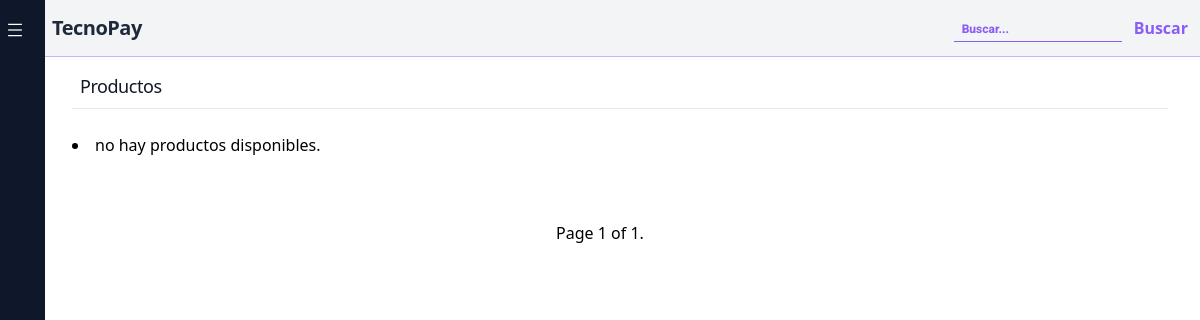
/inicio/, run on an earlier commit of the app's database.
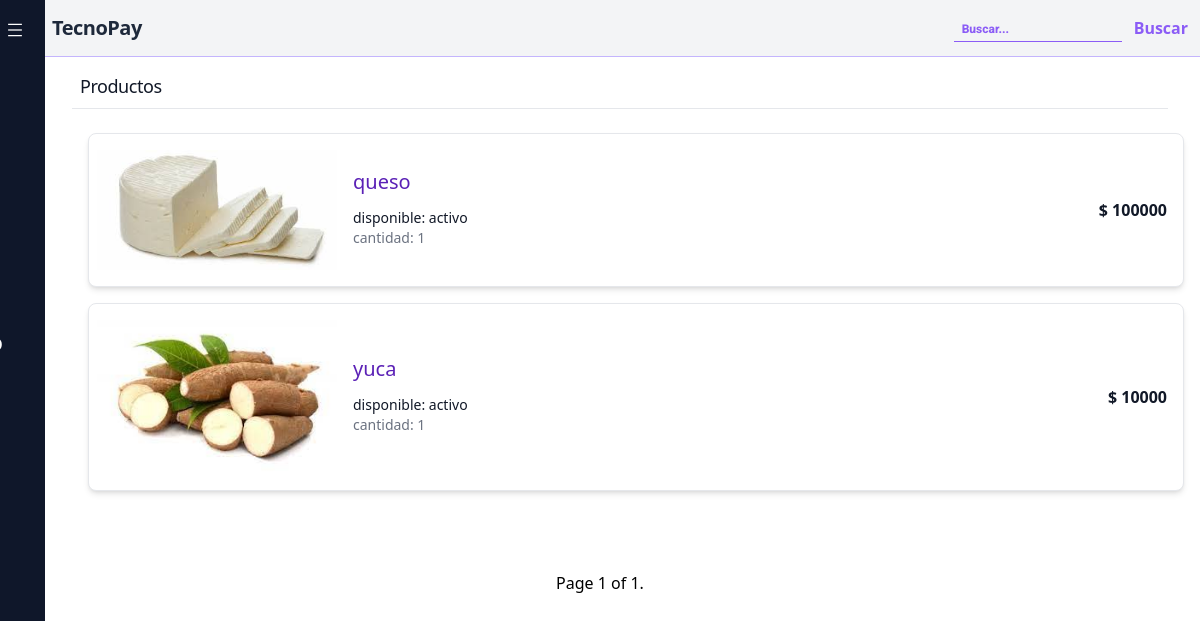
And on a later commit of the database.
### products/models.py (models this page shows, shortened)
class InheritedData(models.Model):
    modified = models.DateTimeField(auto_now=True)
    created = models.DateTimeField(auto_now_add=True)
    class Meta:
        abstract = True

class Products(InheritedData):
    name=models.CharField(max_length=100)
    description=models.TextField()
    img=models.ImageField(null=True,blank=True)
    price=models.PositiveIntegerField()
    quantity=models.PositiveIntegerField(default=1)
    active=models.BooleanField(default=True)
    categorys=models.ManyToManyField(Category)

### products/views.py (the view)
# urls.py: path('inicio/',ProductsView.as_view(),name='products'),
class ProductsView(View):
    def get(self, request, *args, **kwargs):
        search = request.GET.get('search',None)
        if search != None:
            producs_list = Products.objects.filter(name__contains=search)
        else:
            producs_list = Products.objects.all()
        paginator_list = Paginator(producs_list, 15) # Show 15 products per page.
        page_number = request.GET.get('page')
        products_page = paginator_list.get_page(page_number)
        return  render(request, 'products/productslist.html', {'products_page':products_page})

### templates/products/productslist.html (shortened to what this page needs)
{% extends "base/base.html" %}
{% load static %}
{% block content%}
<div class="box ml-10">
    <div class="bg-white ">
        <div class="max-w-2xl mx-auto py-16 px-4  sm:px-6 lg:max-w-7xl lg:px-8">
          <h2 class="text-lg font-medium tracking-tight text-gray-900 p-2 ">Productos</h2>
          <hr>
          <div class="mt-6">
            {% for products in products_page %}
            <div class=" bg-white rounded-lg border shadow-md m-4 dark:bg-gray-800 dark:border-gray-700 w-full">
             <div class="flow-root">
               <a href="{% url 'detail_products' products.id %}">
                  <ul role="list" class="divide-y divide-gray-200 dark:divide-gray-700">
                      <li class="py-3 sm:py-4">
                          <div class="flex items-center space-x-4">
                              <div class="">
                                  <img class="w-60 h-50 object-cover ml-2" src="{{products.img.url}}" alt="Products">
                              </div>
                              <div class="flex-1 min-w-0">
                                <h3 class="text-violet-800 pb-4 text-xl font-medium  leading-none dark:text-white">{{products.name}}</h3>
                                  <p class="text-sm font-medium text-gray-900 truncate dark:text-white">
                                      disponible:
                                      {% if products.active == True %}
                                      activo
                                      {% else %}
                                      no disponible
                                      {% endif %}
                                  </p>
                                  <p class="text-sm text-gray-500 truncate text-gray-400">
                                      cantidad: <span>{{products.quantity}}</span>
                                  </p>
                              </div>
                              <div class="inline-flex items-center text-base font-semibold text-gray-900 dark:text-white p-4">
                                  $ {{products.price}}
                              </div>
                          </div>
                      </li>
                  </ul>
                </a>
             </div>
          </div>
            {% empty %}
            <li>no hay productos disponibles.</li>
            {% endfor %}
          </div>
        </div>
      </div>
</div>
<div class="pagination text-center">
  <span class="step-links">
      <span class="current">
          Page {{ products_page.number }} of {{ products_page.paginator.num_pages }}.
      </span>
  </span>
</div>
{% endblock %}

What changed in the data, as far as the page shows it:
added Products: img (picture), name "queso", active "activo", quantity "1", price "100000"
added Products: img (picture), name "yuca", active "activo", quantity "1", price "10000"
Also different on the page:
text no longer shown: "no hay productos disponibles."
